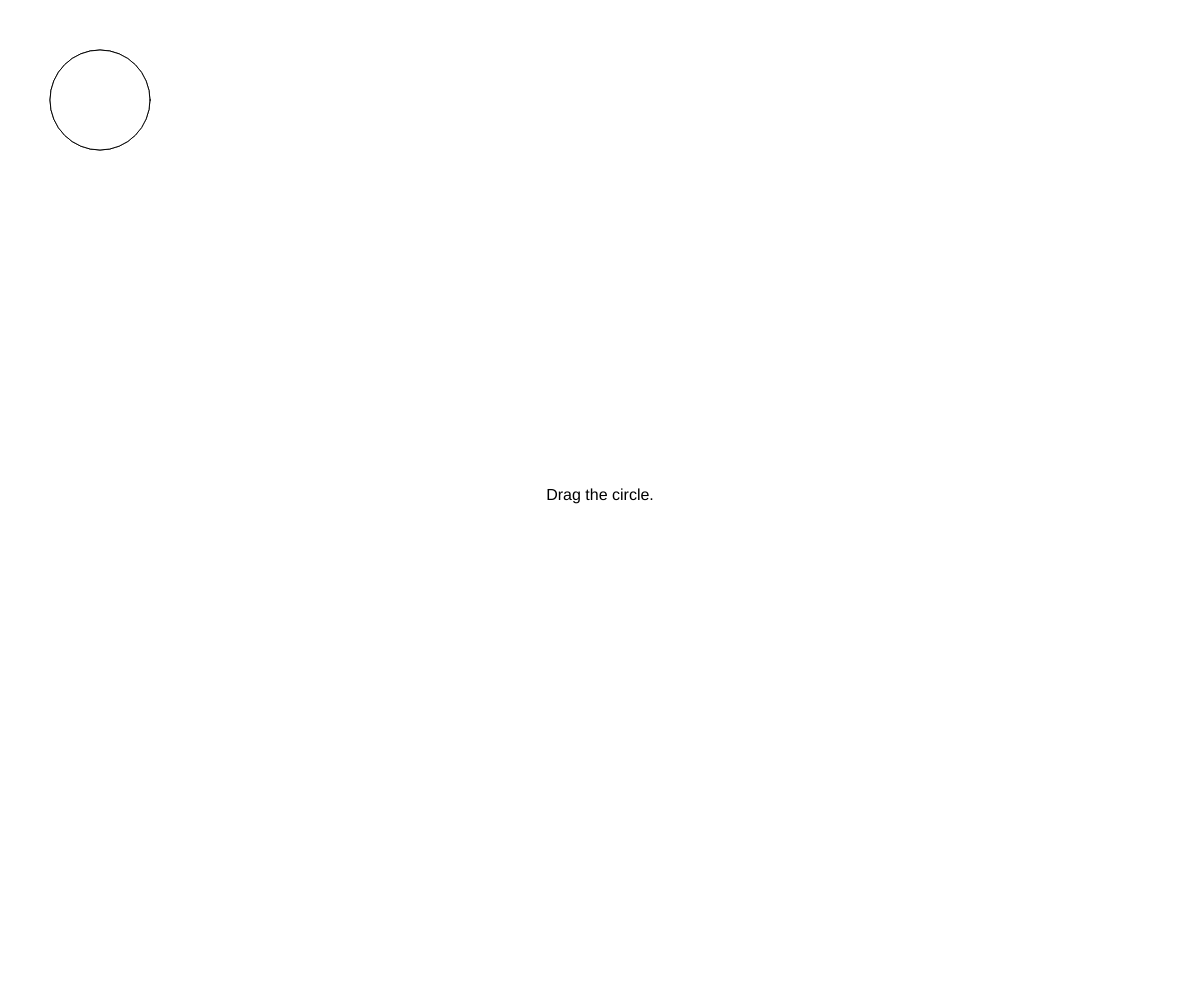
Frame 1 (no input)
Frame 60 (no input): identical to frame 1, image omitted
Frame 120 (the mouse pressed at the canvas centre since frame 60): identical to frame 1, image omitted

The p5.js sketch that drew this single still picture (run headless with seeded random() and noise() and a simulated clock; from frame 60 on, the mouse is pressed at the canvas centre):

// p5.js sketch
// ── sketch.js
const canvasWidth = window.innerWidth;
const canvasHeight = window.innerHeight; 

function setup() {
    createCanvas(canvasWidth, canvasHeight);
    circle(data.x, data.y, data.d);
}

const data = {
    x: 100,
    y: 100,
    d: 100,
    color: 'white'
}

const data2 = {
    x: 100,
    y: 100,
    d: 100,
    color: 'white'
}

function setup(){
    createCanvas(canvasWidth, canvasHeight);
}

function mouseDragged() {
    let d = dist(data.x, data.y, mouseX, mouseY);
    if (d < data.d/2 || data.color == 'red') {
        data.color = 'red';
        data.x = mouseX;
        data.y = mouseY;
    } 
}

function mouseReleased() {
    data.color = 'white';
}

function draw() {
    clear();
    fill(data.color);
    circle(data.x, data.y, data.d);
    circle(data2.x, data2.y, data2.d);

    // message
    fill('black');
    textAlign(CENTER);
    textSize(16);
    text("Drag the circle.", canvasWidth/2, canvasHeight/2);
}
